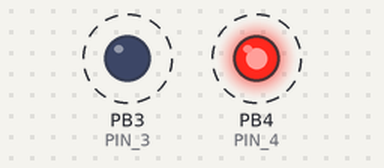
Bench run of a sketch on a simulated ATtiny85, built with avr-gcc and run on an emulated ATtiny85. Shown: output pins drawn as LEDs (lit = HIGH). Dashed ring = blinking.

Above: at 0.2 s.
Timing chart, 0 to 3.0 s (numbered marks = the images above):
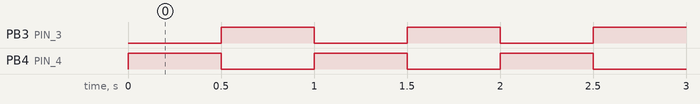

The sketch:

sketch.ino
```cpp
#include <util/delay.h>

// Define the exact hardware memory locations
#define BARE_DDRB  (*(volatile unsigned char *)(0x37))
#define BARE_PORTB (*(volatile unsigned char *)(0x38))

// Define the pin positions (Bits 0 to 5)
#define PIN_3 3
#define PIN_4 4

int main(void) {
    // Configure PIN 3 and PIN 4 as outputs
    BARE_DDRB |= (1 << PIN_3) | (1 << PIN_4);

    // Set PIN 3 and PIN 4 to HIGH
    //BARE_PORTB |= (1 << PIN_3) | (1 << PIN_4);

    // PIN 3 HIGH, PIN 4 LOW
    BARE_PORTB |=  (1 << PIN_3);
    BARE_PORTB &= ~(1 << PIN_4);

    while (1) {
      BARE_PORTB ^= (1 << PIN_3) | (1 << PIN_4);
      _delay_ms(500);
    }
}
```

Measured:
- by itself, PB3 (PIN_3), PB4 (PIN_4): alternates HIGH for 0.50 s and LOW for 0.50 s
